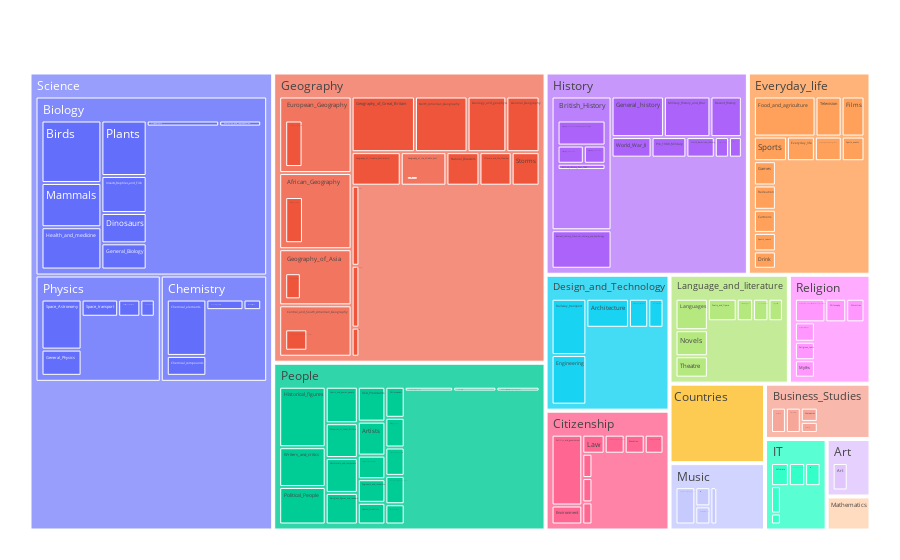

Notebook cell for this chart:
### Code cell
# Plotting the treemap
fig = go.Figure(go.Treemap(
    labels=labels,
    parents=parents,
    values=values,
    ids=ids,
))

fig.update_layout(margin=dict(t=50, l=25, r=25, b=25))
fig.show()

### Figure 1 — Plotly figure (JSON) as saved in the notebook; plotly's stock layout.template omitted (floating-point values rounded to 4 significant figures; data arrays with more than 128 entries replaced by an {"elided": "..."} marker saying what was removed)
{"data": [{"ids": {"elided": "145 str values"}, "labels": {"elided": "145 str values"}, "parents": {"elided": "145 str values"}, "type": "treemap", "values": {"elided": "145 int values"}}], "layout": {"margin": {"b": 25, "l": 25, "r": 25, "t": 50}}}
